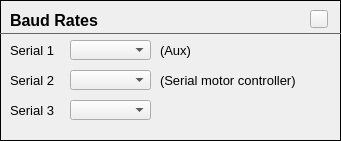
               <widget class="FrameContent" name="frmBaudRates">
                <property name="geometry">
                 <rect>
                  <x>10</x>
                  <y>120</y>
                  <width>341</width>
                  <height>141</height>
                 </rect>
                </property>
                <property name="minimumSize">
                 <size>
                  <width>0</width>
                  <height>0</height>
                 </size>
                </property>
                <property name="maximumSize">
                 <size>
                  <width>16777215</width>
                  <height>16777215</height>
                 </size>
                </property>
                <property name="frameShape">
                 <enum>QFrame::Box</enum>
                </property>
                <property name="frameShadow">
                 <enum>QFrame::Plain</enum>
                </property>
                <widget class="QFrame" name="frame_26">
                 <property name="geometry">
                  <rect>
                   <x>0</x>
                   <y>23</y>
                   <width>341</width>
                   <height>20</height>
                  </rect>
                 </property>
                 <property name="styleSheet">
                  <string notr="true">color: #666;</string>
                 </property>
                 <property name="frameShape">
                  <enum>QFrame::HLine</enum>
                 </property>
                 <property name="frameShadow">
                  <enum>QFrame::Plain</enum>
                 </property>
                </widget>
                <widget class="QLabel" name="label_111">
                 <property name="geometry">
                  <rect>
                   <x>10</x>
                   <y>10</y>
                   <width>171</width>
                   <height>21</height>
                  </rect>
                 </property>
                 <property name="font">
                  <font>
                   <family>MS Shell Dlg 2</family>
                   <pointsize>12</pointsize>
                   <weight>75</weight>
                   <bold>true</bold>
                  </font>
                 </property>
                 <property name="text">
                  <string>Baud Rates</string>
                 </property>
                </widget>
                <widget class="HelpButton" name="hpbBaud">
                 <property name="geometry">
                  <rect>
                   <x>310</x>
                   <y>10</y>
                   <width>18</width>
                   <height>18</height>
                  </rect>
                 </property>
                 <property name="maximumSize">
                  <size>
                   <width>18</width>
                   <height>18</height>
                  </size>
                 </property>
                 <property name="text">
                  <string/>
                 </property>
                </widget>
                <widget class="QLabel" name="label_113">
                 <property name="geometry">
                  <rect>
                   <x>160</x>
                   <y>40</y>
                   <width>101</width>
                   <height>21</height>
                  </rect>
                 </property>
                 <property name="font">
                  <font>
                   <pointsize>10</pointsize>
                  </font>
                 </property>
                 <property name="text">
                  <string>(Aux)</string>
                 </property>
                </widget>
                <widget class="QLabel" name="label_114">
                 <property name="geometry">
                  <rect>
                   <x>160</x>
                   <y>100</y>
                   <width>111</width>
                   <height>21</height>
                  </rect>
                 </property>
                 <property name="font">
                  <font>
                   <pointsize>10</pointsize>
                  </font>
                 </property>
                 <property name="text">
                  <string/>
                 </property>
                </widget>
                <widget class="BaudRateComboBox" name="cboAuxSerialBaud">
                 <property name="geometry">
                  <rect>
                   <x>70</x>
                   <y>40</y>
                   <width>81</width>
                   <height>20</height>
                  </rect>
                 </property>
                 <property name="maximumSize">
                  <size>
                   <width>200</width>
                   <height>16777215</height>
                  </size>
                 </property>
                </widget>
                <widget class="BaudRateComboBox" name="cboSer3Baud">
                 <property name="geometry">
                  <rect>
                   <x>70</x>
                   <y>100</y>
                   <width>81</width>
                   <height>20</height>
                  </rect>
                 </property>
                 <property name="maximumSize">
                  <size>
                   <width>200</width>
                   <height>16777215</height>
                  </size>
                 </property>
                </widget>
                <widget class="QLabel" name="label_115">
                 <property name="geometry">
                  <rect>
                   <x>10</x>
                   <y>40</y>
                   <width>51</width>
                   <height>21</height>
                  </rect>
                 </property>
                 <property name="font">
                  <font>
                   <pointsize>10</pointsize>
                  </font>
                 </property>
                 <property name="text">
                  <string>Serial 1</string>
                 </property>
                </widget>
                <widget class="QLabel" name="label_141">
                 <property name="geometry">
                  <rect>
                   <x>10</x>
                   <y>100</y>
                   <width>51</width>
                   <height>21</height>
                  </rect>
                 </property>
                 <property name="font">
                  <font>
                   <pointsize>10</pointsize>
                  </font>
                 </property>
                 <property name="text">
                  <string>Serial 3</string>
                 </property>
                </widget>
                <widget class="QLabel" name="label_142">
                 <property name="geometry">
                  <rect>
                   <x>10</x>
                   <y>70</y>
                   <width>51</width>
                   <height>21</height>
                  </rect>
                 </property>
                 <property name="font">
                  <font>
                   <pointsize>10</pointsize>
                  </font>
                 </property>
                 <property name="text">
                  <string>Serial 2</string>
                 </property>
                </widget>
                <widget class="QLabel" name="label_143">
                 <property name="geometry">
                  <rect>
                   <x>160</x>
                   <y>70</y>
                   <width>151</width>
                   <height>21</height>
                  </rect>
                 </property>
                 <property name="font">
                  <font>
                   <pointsize>10</pointsize>
                  </font>
                 </property>
                 <property name="text">
                  <string>(Serial motor controller)</string>
                 </property>
                </widget>
                <widget class="BaudRateComboBox" name="cboMotorSerialBaud">
                 <property name="geometry">
                  <rect>
                   <x>70</x>
                   <y>70</y>
                   <width>81</width>
                   <height>20</height>
                  </rect>
                 </property>
                 <property name="maximumSize">
                  <size>
                   <width>200</width>
                   <height>16777215</height>
                  </size>
                 </property>
                </widget>
               </widget>
